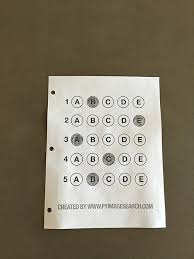
#> input picture OpenCV/Project/Bubble/images_1.jpg, 194 x 259 px
$ python bubble_scanner.py
#> lines starting #> are read from the running program, lines starting #| are printed output that depends on the picture; after the words box and inside, x2 and y2 are one past the last pixel; in counts of white or black regions, pixels touching at a corner belong together
import cv2
import utils
import imutils

img1 = cv2.imread('images_1.jpg')
#> img1 is the input picture: shape (259, 194, 3); mean B, G, R 105, 123.4, 131.3
img = imutils.resize(img1,width= 400)
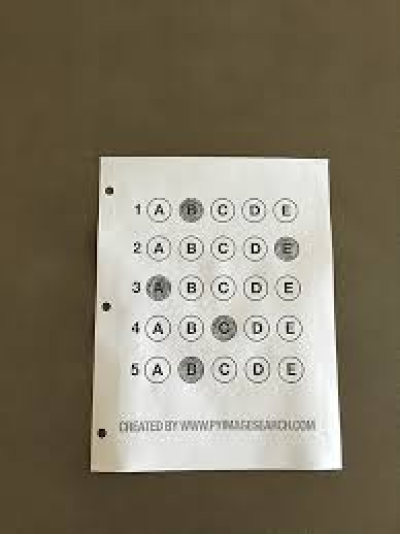
#> img: shape (534, 400, 3); mean B, G, R 105, 123.4, 131.3
gray_img = cv2.cvtColor(img,cv2.COLOR_BGR2GRAY)
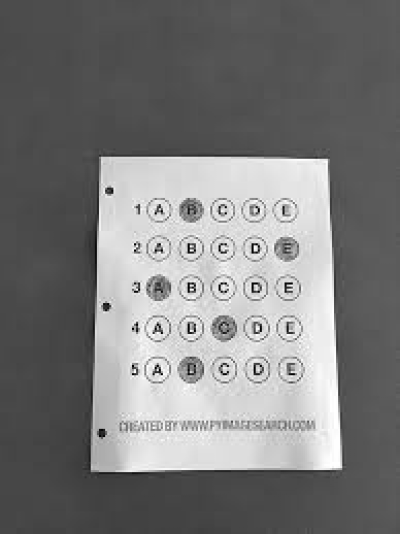
#> gray_img: shape (534, 400); min 0, max 255, mean 123.8
blur = cv2.GaussianBlur(gray_img,(3,3),0)
Edges = cv2.Canny(blur,50,70)
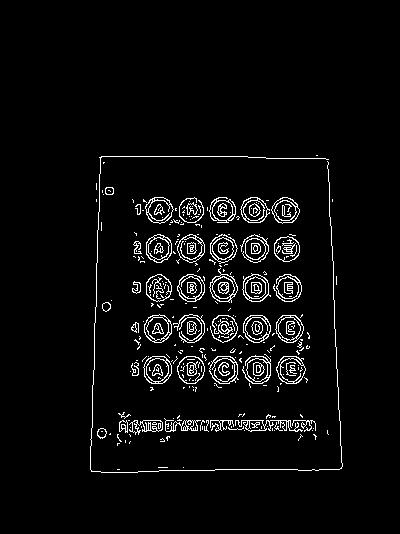
#> Edges: shape (534, 400); 4.2% white in thin lines or dots, all inside (x1, y1, x2, y2) = (90, 155, 343, 473)

image_list = [img,gray_img,blur,Edges]
# build Montage only works with colorful Channels
# stack_image = imutils.build_montages(image_list,(128, 196),(5,5))

cv2.imshow('Original',img)
cv2.imshow('gray_img',gray_img)
cv2.imshow('blur',blur)
cv2.imshow('Edges',Edges)

cv2.waitKey(0)
cv2.destroyAllWindows()
